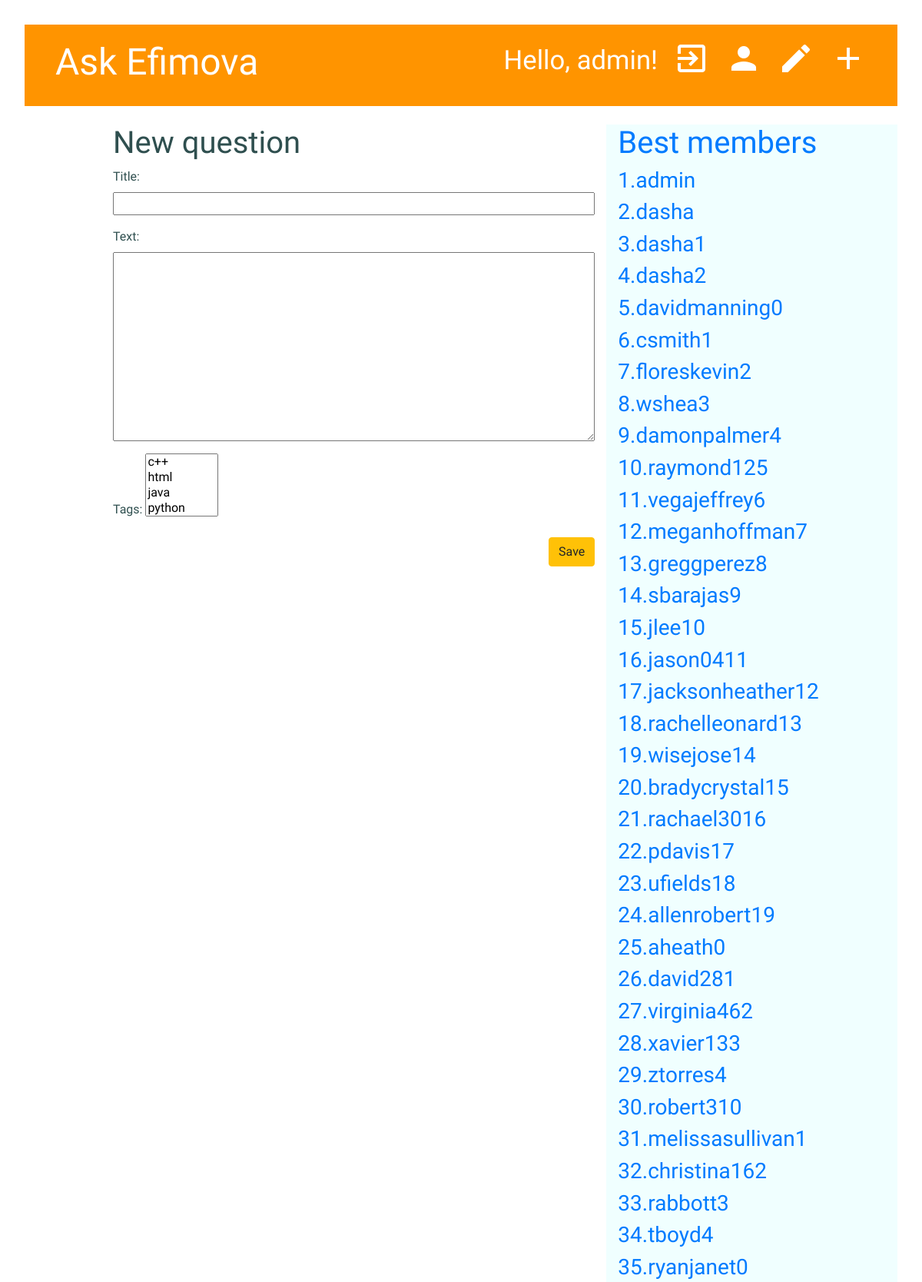
Screenshot of /post/new/ (signed in, upper part) with the database file from the repository.
### blog/models.py (models this page shows)
class MyUser(AbstractBaseUser, PermissionsMixin):
    username = models.CharField(max_length=120,
                                validators=[
                                    RegexValidator(regex=USERNAME_REGEX,
                                                   message="username must be..",
                                                   code="invalid_username")],
                                unique=True)
    is_superuser = models.BooleanField(default=False)
    email = models.EmailField(max_length=255, unique=True, verbose_name='email address')
    is_admin = models.BooleanField(default=False)
    is_staff = models.BooleanField(default=False)
    objects = MyUserManager()
    USERNAME_FIELD = 'username'
    REQUIRED_FIELDS = ['email']

class Tag(models.Model):
    title = models.CharField(max_length=120, verbose_name=u"Заголовок ярлыка")
    def __str__(self):
        return self.title

### blog/views.py (the view)
# urls.py: path('post/new/', views.post_new, name='post_new'),
@login_required
def post_new(request):
    if request.method == "POST":
        form = PostForm(request.POST)
        if form.is_valid():
            post = form.save(commit=False)
            post.author = request.user
            post.published_date = timezone.now()
            post.save()
            return redirect('post_detail', pk=post.pk)
    else:
        form = PostForm()
    tags = Tag.objects.all()
    users = MyUser.objects.all()
    return render(request, 'blog/post_edit.html', {'form': form, 'tags': tags, 'users': users})

### blog/forms.py
class PostForm(forms.ModelForm):
    class Meta:
        model = Post
        fields = ('title', 'text', 'tags')

### blog/templates/blog/post_edit.html
{% extends 'blog/base.html' %}
{% block content %}
    <h1>New question</h1>
    <form method="POST" class="post-form">{% csrf_token %}
        {{ form.as_p }}
        <button type="submit" class="save btn btn-warning">Save</button>
    </form>
{% endblock %}

### blog/templates/blog/base.html (shortened to what this page needs)
{% load static %}
<html>
    <head>
        <link rel="stylesheet" href="https://stackpath.bootstrapcdn.com/bootstrap/4.3.1/css/bootstrap.min.css">
        <link rel="stylesheet" href="{% static 'css/blog.css' %}">
        <link rel="stylesheet" href="{% static 'css/icons.css' %}">
    </head>
    <div class="page-header">
        {% if user.is_authenticated %}
        <a href="{% url 'post_new' %}" class="top-menu">
            <i class="material-icons md-48">add</i>
        </a>
        <a href="{% url 'post_list' %}" class="top-menu">
            <i class="material-icons md-48">edit</i>
        </a>
        <a href="{% url 'profile' %}" class="top-menu">
            <i class="material-icons md-48">person</i>
        </a>
        <a href="{% url 'logout' %}" class="top-menu">
            <i class="material-icons md-48">exit_to_app</i>
        </a>
        <p class="top-menu">Hello, {{ user.username }}!</p>
        {% else %}
        <a href="{% url 'register' %}" class="top-menu">
            <i class="material-icons md-36">arrow_forward</i>
        </a>
        {% endif %}
        <h1><a href="/">Ask Efimova</a></h1>
    </div>
    <br>
    <div class="container">
        <div class="row">
            <div class="col-md-8">
                <div class="content">
                    {% block content %}
                    {% endblock %}
                </div>
            </div>
            <div class="col-md-4 blue">
                {% if users %}
                <h1>
                    <span class="label label-info">
                        <a href="">Best members</a>
                    </span>
                </h1>
                {% for user in users %}
                <h3><a href=""> {{ user.id }}.{{ user.username }}</a></h3>
                {% endfor %}
                {% endif %}
            </div>
        </div>
    </div>
</html>

### blog/static/css/blog.css (style rules this page uses)
.page-header { background-color: #ff9400; margin-top: 0; padding: 20px 20px 20px 40px; }
.page-header h1, .page-header h1 a, .page-header h1 a:visited, .page-header h1 a:active { color: #ffffff; font-size: 36pt; text-decoration: none; }
.content { margin-left: 100px; }
h1, h2, h3, h4, h5, h6, p { color: darkslategrey; font-family: 'Margarine', cursive; }
a, button { font-family: 'Margarine', cursive; }
.save { float: right; }
.post-form textarea, .post-form input { width: 100%; }
.top-menu, .top-menu:hover, .top-menu:visited { color: #ffffff; float: right; font-size: 26pt; margin-right: 20px; }
.blue { background-color: azure; }

### rows the page displays
MyUser: username "admin", id "1"
MyUser: id "2", username "dasha"
MyUser: id "3", username "dasha1"
MyUser: id "4", username "dasha2"
MyUser: id "5", username "davidmanning0"
MyUser: id "6", username "csmith1"
MyUser: id "7", username "floreskevin2"
MyUser: id "8", username "wshea3"
MyUser: id "9", username "damonpalmer4"
MyUser: id "10", username "raymond125"
MyUser: id "11", username "vegajeffrey6"
MyUser: id "12", username "meganhoffman7"
MyUser: id "13", username "greggperez8"
MyUser: id "14", username "sbarajas9"
MyUser: id "15", username "jlee10"
MyUser: id "16", username "jason0411"
MyUser: id "17", username "jacksonheather12"
MyUser: id "18", username "rachelleonard13"
MyUser: id "19", username "wisejose14"
MyUser: id "20", username "bradycrystal15"
MyUser: id "21", username "rachael3016"
MyUser: id "22", username "pdavis17"
MyUser: id "23", username "ufields18"
MyUser: id "24", username "allenrobert19"
MyUser: id "25", username "aheath0"
MyUser: id "26", username "david281"
MyUser: id "27", username "virginia462"
MyUser: id "28", username "xavier133"
MyUser: id "29", username "ztorres4"
MyUser: id "30", username "robert310"
MyUser: id "31", username "melissasullivan1"
MyUser: id "32", username "christina162"
MyUser: id "33", username "rabbott3"
MyUser: id "34", username "tboyd4"
MyUser: id "35", username "ryanjanet0"
